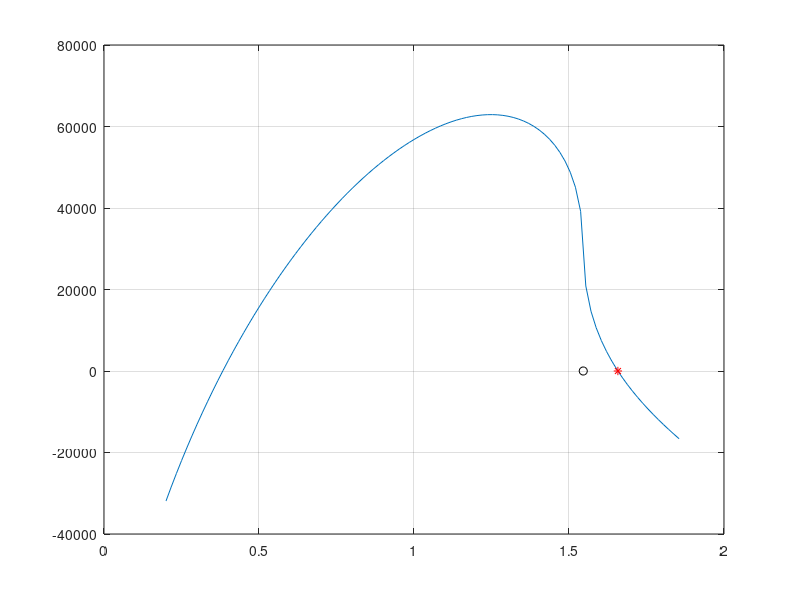

The MATLAB script that drew this image:
function tank_BC

clear all, clc

global kappa R cp rhot Tt beta

Tt=293; R=287; cV=1004; cp=cV-R; kappa=cp/cV;
pt=1.3e5; rhot=pt/R/Tt; beta=1e5;

rho_vec=linspace(0.2,rhot*1.2);

for i=1:length(rho_vec)
    f(i)   = BC_fun(rho_vec(i));
end

rho=rhot; ff=1e6;

while abs(ff)>1e-4
    ff = BC_fun(rho);
    drho=0.01*rho;
    f1   = BC_fun(rho+drho);
    df=(f1-ff)/drho;

    rho_new = rho-ff/df;

    fprintf('\n rho=%5.3f, ff=%5.3e',rho,ff);
    %pause
    rho=rho_new;
end

T=Tt*(rho/rhot)^(kappa-1)
a   = sqrt(kappa*R*T)
p   = rho*R*T
v=signed_sqrt(2*cp*(Tt-T))


plot(rho_vec,f,'-',rho,ff,'r*',rhot,0,'ko'), grid on
end

function out = BC_fun(rho)
global kappa R cp rhot Tt beta
T=Tt*(rho/rhot)^(kappa-1);
a   = sqrt(kappa*R*T);
p   = rho*R*T;
v=signed_sqrt(2*cp*(Tt-T));
out   = (p - rho * a * v) - beta;

end

function out=signed_sqrt(x)
if x>0
    out=sqrt(x);
else
    out=-sqrt(-x);
end

end